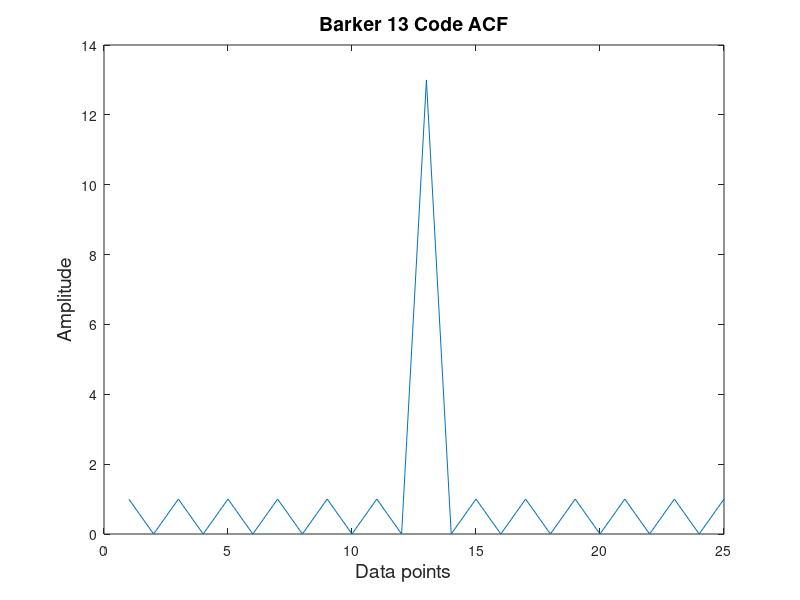
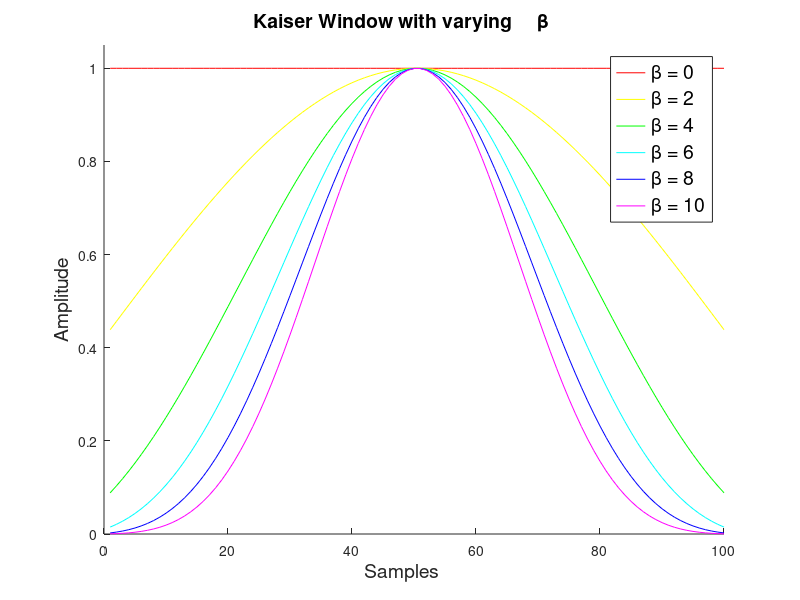

MATLAB code for these plots, in order: (Note: this script raises an error after producing the figures.)
close all;
clear all;

fontsize = 14;

%% first a simple barker ACF
phase = [ 1 1 1 1 1 -1 -1 1 1 -1 1 -1 1];

acf = abs(xcorr(phase,phase));

fig = figure;
plot(acf);
title('Barker 13 Code ACF', 'FontSize', fontsize);
ylabel('Amplitude    ', 'FontSize', fontsize);
xlabel('Data points    ', 'FontSize',fontsize);
filename = '../thesis/figures/barker13-acf.png';
print(fig, '-dpng', '-r300', filename);



%% kaiser parameters
N=6;
points = 100
kaiser_params = linspace(0,10,N);
s = cell(1,N);
C = [1 0 0; 1 1 0; 0 1 0; 0 1 1; 0 0 1; 1 0 1];
fig = figure;
hold on;
for i=1:length(kaiser_params)
  amp = kaiser(points, kaiser_params(i))';
  h(i) = plot(amp, 'Color', C(i, :));
  s{i} = sprintf('\\beta = %d', kaiser_params(i));
end
ind = [1 2 3 4 5 6];
leg=legend(h(ind),s{ind});
set(leg, 'FontSize', fontsize);
title('Kaiser Window with varying     \beta     ', 'FontSize', fontsize);
ylabel('Amplitude    ', 'FontSize', fontsize);
xlabel('Samples     ', 'FontSize',fontsize);
ylim([0 1.05]);

filename = '../thesis/figures/kaiserparams.png';
print(fig, '-dpng', '-r300', filename);

%% LFM whole AF
v_max = 100000;
carrier = 9.55e9;
series_name = 'lfm-full';
plot_title = 'LFM';
lim = inf;


f_points = 100;
impulse_response = [];
phase = [];
B = 5e6;

tau = 15e-6;
fs = 8e7;
N = tau*fs;
amp = ones(1,N);
f_signal = linspace(-B/2,B/2,N);

[clean_signal signal new_tau] = makesignal(amp, phase, f_signal, impulse_response, tau, fs);
[delay v the_af] = af(signal, clean_signal, new_tau, fs, v_max, f_points, carrier);
t_str = sprintf('%s ( \\tau=15 \\mus, f=%1.2f GHz )      ', plot_title, carrier./1e9);
fig = plotaf(t_str, delay,v,the_af);
xlim([-lim lim]);
filename = sprintf('../thesis/figures/%s-%ius.png', series_name,tau*1e6);
print(fig, '-dpng', '-r300', filename);


%% Kaiser FFT
close all;

tau = 15e-6;
N = 256;
a = ones(1,20);
a = fftshift(abs(fft(a, N)));


b = kaiser(20,1);
b = fftshift(abs(fft(b, N)));


c = kaiser(20,10);
c = fftshift(abs(fft(c, N)));

d = kaiser(20,20);
d = fftshift(abs(fft(d, N)));

x = linspace(-N/2,N/2-1,N)/tau/1e3;
fig = figure;
plot(x,a,'--',x,b,x,c,x,d);
xlabel('Frequency / kHz', 'FontSize', fontsize)
leg = legend('rect. pulse','Kaiser \beta=1', 'Kaiser \beta=10', 'Kaiser \beta=20');
set(leg, 'FontSize', fontsize);
xlim([-.8e4 .8e4]);
filename = '../thesis/figures/fftspec.png';
print(fig, '-dpng', '-r300', filename);

%% LFM waveform
series_name = 'lfm-waveform';

impulse_response = [];
phase = [];
B = 5e6;
tau = 5e-6;
fs = 8e7;
N = tau*fs;
amp = ones(1,N);
f_signal = linspace(0,B,N);

[clean_signal signal new_tau] = makesignal(amp, phase, f_signal, impulse_response, tau, fs);
fig = figure;
x = linspace(0,tau,N);
plot(x,real(clean_signal));
xlim([0,tau]);
title('LFM waveform, \tau=5 \mus    ', 'FontSize',fontsize);
xlabel('Pulse length \tau    ', 'FontSize',fontsize);
filename = sprintf('../thesis/figures/%s-%ius.png', series_name,tau*1e6);
print(fig, '-dpng', '-r300', filename);


%% simple pulse waveform show-n-tell
impulse_response = [];
phase = [];
B = 5e6;
tau = 15e-6;
fs = 8e7;
N = tau*fs;
X = 100;
Y = 2000;
amp = [zeros(1,X) ones(1,N) zeros(1,X)];
f_signal = [zeros(1,X) 8e5*ones(1,N) zeros(1,X)];
[s signal new_tau] = makesignal(amp, phase, f_signal, impulse_response, tau, fs);

s = [s zeros(1, Y) s];

new_N = 2*N+4*X+Y;
x = 1:new_N;
fig = figure;
plot(x, real(s), x, abs(s), '--'); 
ylim([-1.1 1.1]);
xlim([0 new_N]);
xlabel('time    ', 'FontSize', fontsize);
filename = '../thesis/figures/basic_waveform.png';
print(fig, '-dpng', '-r300', filename);


%% pulse spectrum

fontsize = 13;
impulse_response = [];
phase = [];
B = 5e6;
tau = 15e-6;
fs = 1e8;
N = tau*fs;
fftN = 2^nextpow2(8*N);
amp = ones(1,N);
[s signal new_tau] = makesignal(amp, phase, [], impulse_response, tau, fs);

ss = fftshift(abs(fft(s, fftN)));
ss = ss/max(ss);


x=linspace(-N/2,N/2-1,fftN)/tau/1e6;
fig = figure;
plot(x,ss);
xlabel('Frequency / MHz','FontSize', fontsize);
ylabel('Normalized Magnitude','FontSize', fontsize);
title('Rectangular Pulse Frequency Spectrum','FontSize', fontsize);
xlim([-4 4]);
filename = '../thesis/figures/pulsespectrum.png';
print(fig, '-dpng', '-r300', filename);
